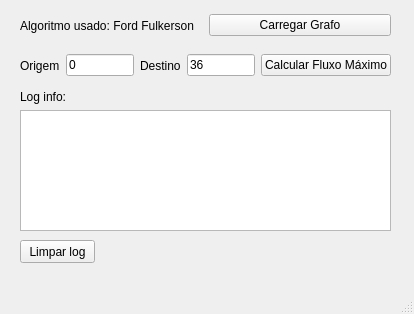
<?xml version="1.0" encoding="UTF-8"?>
<ui version="4.0">
 <class>MainWindow</class>
 <widget class="QMainWindow" name="MainWindow">
  <property name="geometry">
   <rect>
    <x>0</x>
    <y>0</y>
    <width>414</width>
    <height>314</height>
   </rect>
  </property>
  <property name="windowTitle">
   <string>MainWindow</string>
  </property>
  <widget class="QWidget" name="centralwidget">
   <widget class="QWidget" name="horizontalLayoutWidget">
    <property name="geometry">
     <rect>
      <x>20</x>
      <y>50</y>
      <width>371</width>
      <height>31</height>
     </rect>
    </property>
    <layout class="QHBoxLayout" name="horizontalLayout">
     <item>
      <widget class="QLabel" name="label_2">
       <property name="text">
        <string>Origem</string>
       </property>
      </widget>
     </item>
     <item>
      <widget class="QLineEdit" name="ORIGEM">
       <property name="text">
        <string>0</string>
       </property>
      </widget>
     </item>
     <item>
      <widget class="QLabel" name="label">
       <property name="text">
        <string>Destino</string>
       </property>
      </widget>
     </item>
     <item>
      <widget class="QLineEdit" name="DESTINO">
       <property name="text">
        <string>36</string>
       </property>
      </widget>
     </item>
     <item>
      <widget class="QPushButton" name="pushButton">
       <property name="text">
        <string>Calcular Fluxo Máximo</string>
       </property>
      </widget>
     </item>
    </layout>
   </widget>
   <widget class="QWidget" name="verticalLayoutWidget">
    <property name="geometry">
     <rect>
      <x>20</x>
      <y>90</y>
      <width>371</width>
      <height>141</height>
     </rect>
    </property>
    <layout class="QVBoxLayout" name="verticalLayout">
     <item>
      <widget class="QLabel" name="label_3">
       <property name="text">
        <string>Log info:</string>
       </property>
      </widget>
     </item>
     <item>
      <widget class="QTextEdit" name="textEdit_2"/>
     </item>
    </layout>
   </widget>
   <widget class="QWidget" name="horizontalLayoutWidget_2">
    <property name="geometry">
     <rect>
      <x>20</x>
      <y>10</y>
      <width>371</width>
      <height>31</height>
     </rect>
    </property>
    <layout class="QHBoxLayout" name="horizontalLayout_2">
     <item>
      <widget class="QLabel" name="label_4">
       <property name="text">
        <string>Algoritmo usado: Ford Fulkerson</string>
       </property>
      </widget>
     </item>
     <item>
      <widget class="QPushButton" name="pushButton_2">
       <property name="text">
        <string>Carregar Grafo</string>
       </property>
      </widget>
     </item>
    </layout>
   </widget>
   <widget class="QPushButton" name="pushButton_3">
    <property name="geometry">
     <rect>
      <x>20</x>
      <y>240</y>
      <width>75</width>
      <height>23</height>
     </rect>
    </property>
    <property name="text">
     <string>Limpar log</string>
    </property>
   </widget>
  </widget>
  <widget class="QMenuBar" name="menubar">
   <property name="geometry">
    <rect>
     <x>0</x>
     <y>0</y>
     <width>414</width>
     <height>21</height>
    </rect>
   </property>
  </widget>
  <widget class="QStatusBar" name="statusbar"/>
 </widget>
 <resources/>
 <connections/>
</ui>
